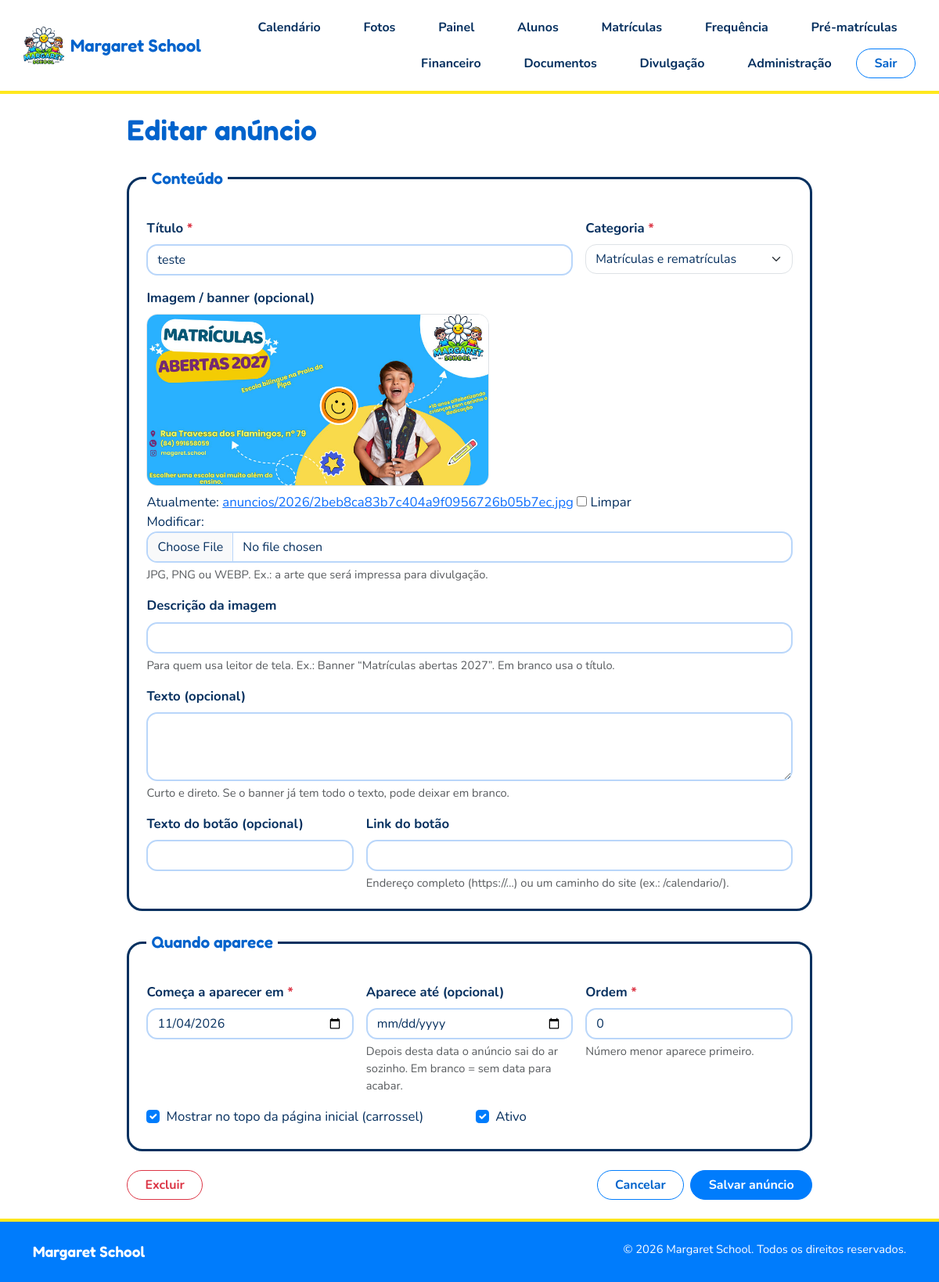
Screenshot of /divulgacao/anuncios/1/editar/ (signed in) with the database file from the repository.
### divulgacao/models.py (models this page shows, shortened)
class Anuncio(models.Model):
    class Categoria(models.TextChoices):
        MATRICULAS = "matriculas", "Matrículas e rematrículas"
        EVENTO = "evento", "Evento"
        AVISO = "aviso", "Aviso"
        NOVIDADE = "novidade", "Novidade"
        OUTRO = "outro", "Outro"
    titulo = models.CharField("Título", max_length=120)
    texto = models.TextField("Texto (opcional)", max_length=600, blank=True,
                             help_text="Curto e direto. Se o banner já tem todo o texto, pode deixar em branco.")
    categoria = models.CharField("Categoria", max_length=12, choices=Categoria.choices, default=Categoria.AVISO)
    imagem = models.ImageField("Imagem / banner (opcional)", upload_to="anuncios/%Y/", blank=True,
                               help_text="JPG, PNG ou WEBP. Ex.: a arte que será impressa para divulgação.")
    texto_alternativo = models.CharField(
        "Descrição da imagem", max_length=200, blank=True,
        help_text="Para quem usa leitor de tela. Ex.: Banner “Matrículas abertas 2027”. Em branco usa o título.")
    botao_texto = models.CharField("Texto do botão (opcional)", max_length=40, blank=True)
    botao_link = models.CharField("Link do botão", max_length=300, blank=True,
                                  help_text="Endereço completo (https://…) ou um caminho do site (ex.: /calendario/).")
    destaque = models.BooleanField("Mostrar no topo da página inicial (carrossel)", default=True,
                                   help_text="Desmarcado, aparece só na lista de novidades.")
    ativo = models.BooleanField("Ativo", default=True)
    inicio = models.DateField("Começa a aparecer em", default=date.today)
    fim = models.DateField("Aparece até (opcional)", null=True, blank=True,
                           help_text="Depois desta data o anúncio sai do ar sozinho. Em branco = sem data para acabar.")
    ordem = models.PositiveSmallIntegerField("Ordem", default=0, help_text="Número menor aparece primeiro.")
    criado_por = models.ForeignKey(settings.AUTH_USER_MODEL, on_delete=models.SET_NULL, null=True, blank=True, related_name="+")
    criado_em = models.DateTimeField(auto_now_add=True)
    atualizado_em = models.DateTimeField(auto_now=True)
    objects = AnuncioQuerySet.as_manager()
    class Meta:
        ordering = ["ordem", "-inicio", "-id"]
        verbose_name = "anúncio"
        verbose_name_plural = "anúncios"

### divulgacao/views.py (the view)
# urls.py: path("divulgacao/anuncios/<int:pk>/editar/", views.anuncio_form, name="anuncio_update"),
@staff_required
def anuncio_form(request, pk=None):
    anuncio = get_object_or_404(Anuncio, pk=pk) if pk else None
    if request.method == "POST":
        form = AnuncioForm(request.POST, request.FILES, instance=anuncio)
        if form.is_valid():
            novo = anuncio is None
            anuncio = form.save(commit=False)
            if novo:
                anuncio.criado_por = request.user
            anuncio.save()
            messages.success(request, "Anúncio salvo." if not novo else "Anúncio criado.")
            return redirect("divulgacao")
    else:
        form = AnuncioForm(instance=anuncio, initial=None if anuncio else {"inicio": date.today()})
    return render(request, "divulgacao/anuncio_form.html", {"form": form, "anuncio": anuncio})

### divulgacao/forms.py (shortened to what this page needs)
class AnuncioForm(BootstrapFormMixin, forms.ModelForm):
    class Meta:
        model = Anuncio
        fields = ["titulo", "categoria", "imagem", "texto_alternativo", "texto", "botao_texto", "botao_link",
                  "destaque", "ativo", "inicio", "fim", "ordem"]
        widgets = {
            "texto": forms.Textarea(attrs={"rows": 3}),
            "inicio": forms.DateInput(attrs={"type": "date"}, format="%Y-%m-%d"),
            "fim": forms.DateInput(attrs={"type": "date"}, format="%Y-%m-%d"),
        }

### administracao/configuracao.py (called while the page is built)
def _config():
    from .models import ConfiguracaoEscola
    em_requisicao = getattr(_estado, "ativo", False)
    if em_requisicao and hasattr(_estado, "objeto"):
        return _estado.objeto
    try:
        objeto = ConfiguracaoEscola.objects.first()
    except DatabaseError:  # tabela ainda não criada (migrações em andamento)
        objeto = None
    if em_requisicao:
        _estado.objeto = objeto
    return objeto

def iniciar_requisicao():
    _estado.ativo = True
    if hasattr(_estado, "objeto"):
        del _estado.objeto

def encerrar_requisicao():
    _estado.ativo = False
    if hasattr(_estado, "objeto"):
        del _estado.objeto

def escola():
    dados = dict(settings.ESCOLA)
    cfg = _config()
    if cfg:
        for campo in CAMPOS_ESCOLA:
            valor = getattr(cfg, campo)
            if valor:
                dados[campo] = valor
    return dados

def financeiro():
    dados = dict(settings.FINANCEIRO)
    cfg = _config()
    if cfg:
        if cfg.multa_percentual is not None:
            dados["multa_percentual"] = cfg.multa_percentual
        if cfg.juros_mensal_percentual is not None:
            dados["juros_mensal_percentual"] = cfg.juros_mensal_percentual
    return dados

### core/context_processors.py (called while the page is built)
def escola(request):
    return {"escola": configuracao.escola(), "financeiro_cfg": configuracao.financeiro()}

### core/mixins.py (called while the page is built)
def staff_required(view):
    @wraps(view)
    def wrapper(request, *args, **kwargs):
        if not request.user.is_staff:
            raise PermissionDenied
        return view(request, *args, **kwargs)
    return login_required(wrapper)

### templates/divulgacao/anuncio_form.html (shortened to what this page needs)
{% extends "base.html" %}
{% block content %}
<section class="container py-4" style="max-width:900px">
  <div class="page-bar"><h1 class="page-title">{% if anuncio %}Editar anúncio{% else %}Novo anúncio{% endif %}</h1></div>
  <form method="post" enctype="multipart/form-data" novalidate>{% csrf_token %}
    <fieldset class="panel"><legend>Conteúdo</legend>
      <div class="row g-3">
        {% include "partials/field.html" with field=form.titulo col="col-md-8" %}
        {% include "partials/field.html" with field=form.categoria col="col-md-4" %}
        <div class="col-12">
          <label class="form-label" for="{{ form.imagem.id_for_label }}">{{ form.imagem.label }}</label>
          {% if anuncio.imagem %}<div class="mb-2"><img src="{{ anuncio.imagem.url }}" alt="Imagem atual do anúncio" class="img-fluid rounded border" style="max-height:220px"></div>{% endif %}
          {{ form.imagem }}<div class="form-text">{{ form.imagem.help_text }}</div>
        </div>
        {% include "partials/field.html" with field=form.texto_alternativo col="col-12" %}
        {% include "partials/field.html" with field=form.texto col="col-12" %}
        {% include "partials/field.html" with field=form.botao_texto col="col-md-4" %}
        {% include "partials/field.html" with field=form.botao_link col="col-md-8" %}
      </div>
    </fieldset>
    <fieldset class="panel"><legend>Quando aparece</legend>
      <div class="row g-3">
        {% include "partials/field.html" with field=form.inicio col="col-md-4" %}
        {% include "partials/field.html" with field=form.fim col="col-md-4" %}
        {% include "partials/field.html" with field=form.ordem col="col-md-4" %}
        {% include "partials/field.html" with field=form.destaque col="col-md-6" %}
        {% include "partials/field.html" with field=form.ativo col="col-md-6" %}
      </div>
    </fieldset>
    <div class="d-flex flex-wrap justify-content-between gap-2">
      <div>{% if anuncio %}<button class="btn btn-outline-danger" type="submit" form="form-excluir" onclick="return confirm('Excluir este anúncio?');">Excluir</button>{% endif %}</div>
      <div class="d-flex gap-2"><a class="btn btn-outline-primary" href="{% url 'divulgacao' %}">Cancelar</a><button class="btn btn-primary" type="submit">Salvar anúncio</button></div>
    </div>
  </form>
</section>
{% endblock %}

### templates/partials/field.html (shortened to what this page needs)
{% if field.widget_type == "checkbox" %}
<div class="{{ col|default:'col-md-6 col-lg-4' }} d-flex align-items-end">
  <div class="mb-1">
    <div class="form-check">
      {{ field }}
      <label class="form-check-label" for="{{ field.id_for_label }}">{{ field.label }}</label>
    </div>
  </div>
</div>
{% else %}
<div class="{{ col|default:'col-md-6 col-lg-4' }}">
  <label class="form-label" for="{{ field.id_for_label }}">{{ field.label }}{% if field.field.required %} <span class="text-danger" aria-hidden="true">*</span>{% endif %}</label>
  {{ field }}
  {% if field.help_text %}<div class="form-text">{{ field.help_text }}</div>{% endif %}
</div>
{% endif %}

### static/css/style.css (style rules this page uses)
:root { --ms-blue: #007CFC; --ms-blue-dark: #0063CC; --ms-green: #01C058; --ms-yellow: #FFE81E; --ms-white: #FFFFFF; --ms-ink: #06305F; --ms-soft: #EAF3FF; --bs-primary: var(--ms-blue); --bs-primary-rgb: 0, 124, 252; --bs-link-color: var(--ms-blue-dark); --bs-link-hover-color: var(--ms-ink); --bs-body-color: var(--ms-ink); --bs-body-font-family: "Nunito", system-ui, sans-serif; --bs-body-font-size: 1.05rem; --bs-border-radius: 14px; --bs-border-radius-lg: 20px; }
body { background: var(--ms-white); color: var(--ms-ink); }
h1, h2, h3, h4, .brand-name { font-family: "Fredoka", "Nunito", sans-serif; font-weight: 600; }
.btn { font-weight: 700; border-radius: 999px; padding-inline: 1.4rem; }
.btn-primary { --bs-btn-bg: var(--ms-blue); --bs-btn-border-color: var(--ms-blue); --bs-btn-hover-bg: var(--ms-blue-dark); --bs-btn-hover-border-color: var(--ms-blue-dark); --bs-btn-active-bg: var(--ms-blue-dark); --bs-btn-active-border-color: var(--ms-blue-dark); --bs-btn-color: #fff; --bs-btn-hover-color: #fff; --bs-btn-active-color: #fff; }
.btn-outline-primary { --bs-btn-color: var(--ms-blue-dark); --bs-btn-border-color: var(--ms-blue); --bs-btn-hover-bg: var(--ms-blue); --bs-btn-hover-border-color: var(--ms-blue); --bs-btn-hover-color: #fff; --bs-btn-active-bg: var(--ms-blue); --bs-btn-active-border-color: var(--ms-blue); --bs-btn-active-color: #fff; }
.form-label { font-weight: 700; }
.form-control { border-width: 2px; border-color: #B9D6FA; }
.page-bar { display: flex; flex-wrap: wrap; justify-content: space-between; align-items: center; gap: 1rem; margin-bottom: 1.5rem; }
.page-title { font-size: clamp(1.7rem, 3.5vw, 2.3rem); color: var(--ms-blue-dark); margin: 0; }
.panel { border: 3px solid var(--ms-ink); border-radius: 20px; padding: 1.4rem; background: #fff; margin-bottom: 1.5rem; }
fieldset.panel { min-width: 0; }
.panel legend, .panel-title { font-family: "Fredoka", sans-serif; font-weight: 600; font-size: 1.3rem; color: var(--ms-blue-dark); float: none; width: auto; padding: 0 .4rem; margin-bottom: .8rem; }
.form-check-input:checked { background-color: var(--ms-blue); border-color: var(--ms-blue); }

### rows the page displays
Anuncio: titulo "teste", categoria "Matrículas e rematrículas", imagem (picture), inicio "11/04/2026", ordem "0", destaque "☑", ativo "☑"

### other values shown
{{ field.label }} "Título Categoria Descrição da imagem Texto (opcional) Texto do botão (opcional) Link do botão Começa a aparecer em Aparece até (opcional) Ordem"
{{ field.label }} "Mostrar no topo da página inicial (carrossel) Ativo"
